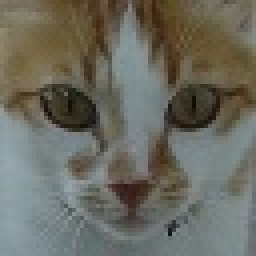
#> input picture dataset/cats/10.jpg, 64 x 64 px (shown 4 times larger); its folder holds 4 pictures in this run
$ python resize_dataset.py
#> lines starting #> are read from the running program, lines starting #| are printed output that depends on the picture
import cv2
#import time
import os
import glob

folder_gambar_cats ="../dataset/cats"
data_path = os.path.join(folder_gambar_cats,'*g')
files = glob.glob(data_path)
number = 1
for file in files:
    gambar = cv2.imread(file)
#> gambar is the input picture: shape (64, 64, 3); mean B, G, R 96.8, 106.8, 107.1
    #gray = cv2.cvtColor(gambar, cv2.COLOR_BGR2GRAY)
    gambar_resize = cv2.resize(gambar, (25,25))
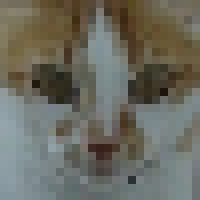
#> gambar_resize: shape (25, 25, 3) (shown 8 times larger); mean B, G, R 96.7, 106.7, 107
    cv2.imwrite("../dataset/training_cats/{}.jpg".format(number), gambar_resize)
    print("Gambar {} berhasil di resize & ubah ke graysclale".format(number))
    number += 1
#> pass 2 of the loop `for file in files:`:
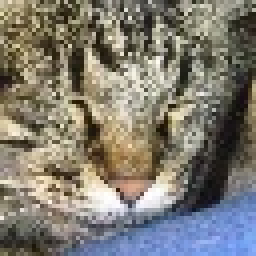
#> input picture dataset/cats/100.jpg, 64 x 64 px (shown 4 times larger)
#> gambar is the input picture: shape (64, 64, 3); mean B, G, R 113.7, 123.1, 127
#> `gambar_resize = cv2.resize(gambar, (25,25))`:
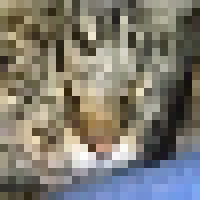
#> gambar_resize: shape (25, 25, 3) (shown 8 times larger); mean B, G, R 113.3, 122.8, 126.6
#> pass 3 of the loop `for file in files:`:
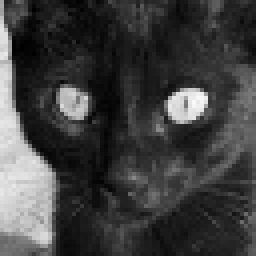
#> input picture dataset/cats/102.jpg, 64 x 64 px (shown 4 times larger)
#> gambar is the input picture: shape (64, 64, 3); min 0, max 249, mean 62.7
#> `gambar_resize = cv2.resize(gambar, (25,25))`:
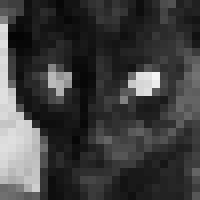
#> gambar_resize: shape (25, 25, 3) (shown 8 times larger); min 3, max 245, mean 62
#> the loop made 4 passes; the first 3 are shown


# [9 lines of commented-out code are left out]
